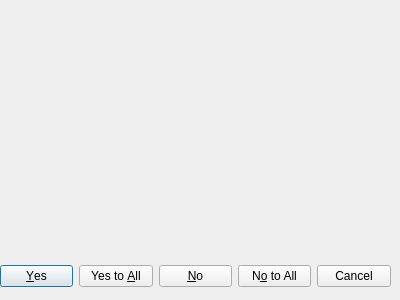
<?xml version="1.0" encoding="UTF-8"?>
<ui version="4.0">
 <class>OverwriteDialog</class>
 <widget class="QDialog" name="OverwriteDialog">
  <property name="geometry">
   <rect>
    <x>0</x>
    <y>0</y>
    <width>400</width>
    <height>300</height>
   </rect>
  </property>
  <property name="windowTitle">
   <string>Dialog</string>
  </property>
  <widget class="QDialogButtonBox" name="buttonBox">
   <property name="geometry">
    <rect>
     <x>0</x>
     <y>260</y>
     <width>391</width>
     <height>32</height>
    </rect>
   </property>
   <property name="orientation">
    <enum>Qt::Horizontal</enum>
   </property>
   <property name="standardButtons">
    <set>QDialogButtonBox::Cancel|QDialogButtonBox::No|QDialogButtonBox::NoToAll|QDialogButtonBox::Yes|QDialogButtonBox::YesToAll</set>
   </property>
  </widget>
 </widget>
 <resources/>
 <connections>
  <connection>
   <sender>buttonBox</sender>
   <signal>accepted()</signal>
   <receiver>OverwriteDialog</receiver>
   <slot>accept()</slot>
   <hints>
    <hint type="sourcelabel">
     <x>248</x>
     <y>254</y>
    </hint>
    <hint type="destinationlabel">
     <x>157</x>
     <y>274</y>
    </hint>
   </hints>
  </connection>
  <connection>
   <sender>buttonBox</sender>
   <signal>rejected()</signal>
   <receiver>OverwriteDialog</receiver>
   <slot>reject()</slot>
   <hints>
    <hint type="sourcelabel">
     <x>316</x>
     <y>260</y>
    </hint>
    <hint type="destinationlabel">
     <x>286</x>
     <y>274</y>
    </hint>
   </hints>
  </connection>
 </connections>
</ui>
